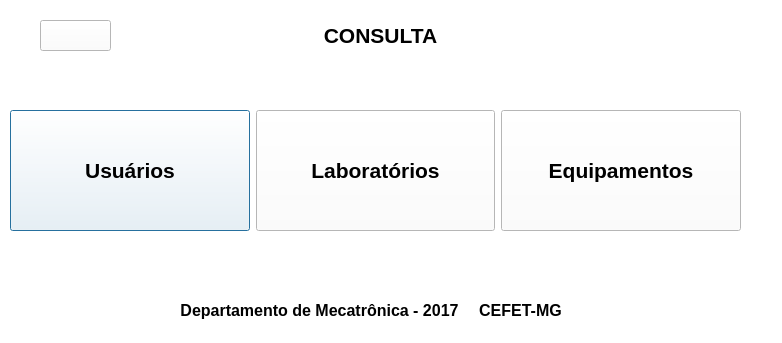
<?xml version="1.0" encoding="UTF-8"?>
<ui version="4.0">
 <class>ConsultaPrincipal</class>
 <widget class="QDialog" name="ConsultaPrincipal">
  <property name="geometry">
   <rect>
    <x>0</x>
    <y>0</y>
    <width>782</width>
    <height>343</height>
   </rect>
  </property>
  <property name="windowTitle">
   <string>Dialog</string>
  </property>
  <property name="styleSheet">
   <string notr="true">background-color: rgb(255, 255, 255);</string>
  </property>
  <widget class="QWidget" name="horizontalLayoutWidget">
   <property name="geometry">
    <rect>
     <x>10</x>
     <y>110</y>
     <width>731</width>
     <height>121</height>
    </rect>
   </property>
   <layout class="QHBoxLayout" name="horizontalLayout">
    <item>
     <widget class="QPushButton" name="pushButton_3">
      <property name="sizePolicy">
       <sizepolicy hsizetype="Minimum" vsizetype="Preferred">
        <horstretch>0</horstretch>
        <verstretch>0</verstretch>
       </sizepolicy>
      </property>
      <property name="font">
       <font>
        <pointsize>16</pointsize>
        <weight>75</weight>
        <bold>true</bold>
       </font>
      </property>
      <property name="text">
       <string>Usuários</string>
      </property>
     </widget>
    </item>
    <item>
     <widget class="QPushButton" name="pushButton_2">
      <property name="sizePolicy">
       <sizepolicy hsizetype="Minimum" vsizetype="Preferred">
        <horstretch>0</horstretch>
        <verstretch>0</verstretch>
       </sizepolicy>
      </property>
      <property name="font">
       <font>
        <pointsize>16</pointsize>
        <weight>75</weight>
        <bold>true</bold>
       </font>
      </property>
      <property name="text">
       <string>Laboratórios</string>
      </property>
     </widget>
    </item>
    <item>
     <widget class="QPushButton" name="pushButton">
      <property name="sizePolicy">
       <sizepolicy hsizetype="Minimum" vsizetype="Preferred">
        <horstretch>0</horstretch>
        <verstretch>0</verstretch>
       </sizepolicy>
      </property>
      <property name="font">
       <font>
        <pointsize>16</pointsize>
        <weight>75</weight>
        <bold>true</bold>
       </font>
      </property>
      <property name="text">
       <string>Equipamentos</string>
      </property>
     </widget>
    </item>
   </layout>
  </widget>
  <widget class="QLabel" name="label">
   <property name="geometry">
    <rect>
     <x>30</x>
     <y>20</y>
     <width>701</width>
     <height>31</height>
    </rect>
   </property>
   <property name="font">
    <font>
     <pointsize>16</pointsize>
     <weight>75</weight>
     <bold>true</bold>
    </font>
   </property>
   <property name="styleSheet">
    <string notr="true">background-color: rgb(255, 255, 255);</string>
   </property>
   <property name="text">
    <string>CONSULTA</string>
   </property>
   <property name="alignment">
    <set>Qt::AlignCenter</set>
   </property>
  </widget>
  <widget class="QPushButton" name="pushButton_4">
   <property name="geometry">
    <rect>
     <x>40</x>
     <y>20</y>
     <width>71</width>
     <height>31</height>
    </rect>
   </property>
   <property name="minimumSize">
    <size>
     <width>61</width>
     <height>31</height>
    </size>
   </property>
   <property name="maximumSize">
    <size>
     <width>100</width>
     <height>100</height>
    </size>
   </property>
   <property name="styleSheet">
    <string notr="true">background-image: url(:/img/img/voltar.png);</string>
   </property>
   <property name="text">
    <string/>
   </property>
  </widget>
  <widget class="QWidget" name="layoutWidget">
   <property name="geometry">
    <rect>
     <x>180</x>
     <y>300</y>
     <width>396</width>
     <height>21</height>
    </rect>
   </property>
   <layout class="QHBoxLayout" name="horizontalLayout_2">
    <item>
     <widget class="QLabel" name="label_3">
      <property name="font">
       <font>
        <pointsize>12</pointsize>
        <weight>75</weight>
        <bold>true</bold>
       </font>
      </property>
      <property name="text">
       <string>Departamento de Mecatrônica - 2017</string>
      </property>
      <property name="alignment">
       <set>Qt::AlignCenter</set>
      </property>
     </widget>
    </item>
    <item>
     <widget class="QLabel" name="label_4">
      <property name="font">
       <font>
        <pointsize>12</pointsize>
        <weight>75</weight>
        <bold>true</bold>
       </font>
      </property>
      <property name="text">
       <string>CEFET-MG</string>
      </property>
      <property name="alignment">
       <set>Qt::AlignCenter</set>
      </property>
     </widget>
    </item>
   </layout>
  </widget>
 </widget>
 <resources/>
 <connections>
  <connection>
   <sender>pushButton_3</sender>
   <signal>clicked()</signal>
   <receiver>ConsultaPrincipal</receiver>
   <slot>close()</slot>
   <hints>
    <hint type="sourcelabel">
     <x>61</x>
     <y>106</y>
    </hint>
    <hint type="destinationlabel">
     <x>52</x>
     <y>58</y>
    </hint>
   </hints>
  </connection>
  <connection>
   <sender>pushButton_2</sender>
   <signal>clicked()</signal>
   <receiver>ConsultaPrincipal</receiver>
   <slot>close()</slot>
   <hints>
    <hint type="sourcelabel">
     <x>317</x>
     <y>134</y>
    </hint>
    <hint type="destinationlabel">
     <x>757</x>
     <y>52</y>
    </hint>
   </hints>
  </connection>
  <connection>
   <sender>pushButton</sender>
   <signal>clicked()</signal>
   <receiver>ConsultaPrincipal</receiver>
   <slot>close()</slot>
   <hints>
    <hint type="sourcelabel">
     <x>624</x>
     <y>120</y>
    </hint>
    <hint type="destinationlabel">
     <x>637</x>
     <y>8</y>
    </hint>
   </hints>
  </connection>
  <connection>
   <sender>pushButton_4</sender>
   <signal>clicked()</signal>
   <receiver>ConsultaPrincipal</receiver>
   <slot>close()</slot>
   <hints>
    <hint type="sourcelabel">
     <x>69</x>
     <y>29</y>
    </hint>
    <hint type="destinationlabel">
     <x>201</x>
     <y>57</y>
    </hint>
   </hints>
  </connection>
 </connections>
</ui>
